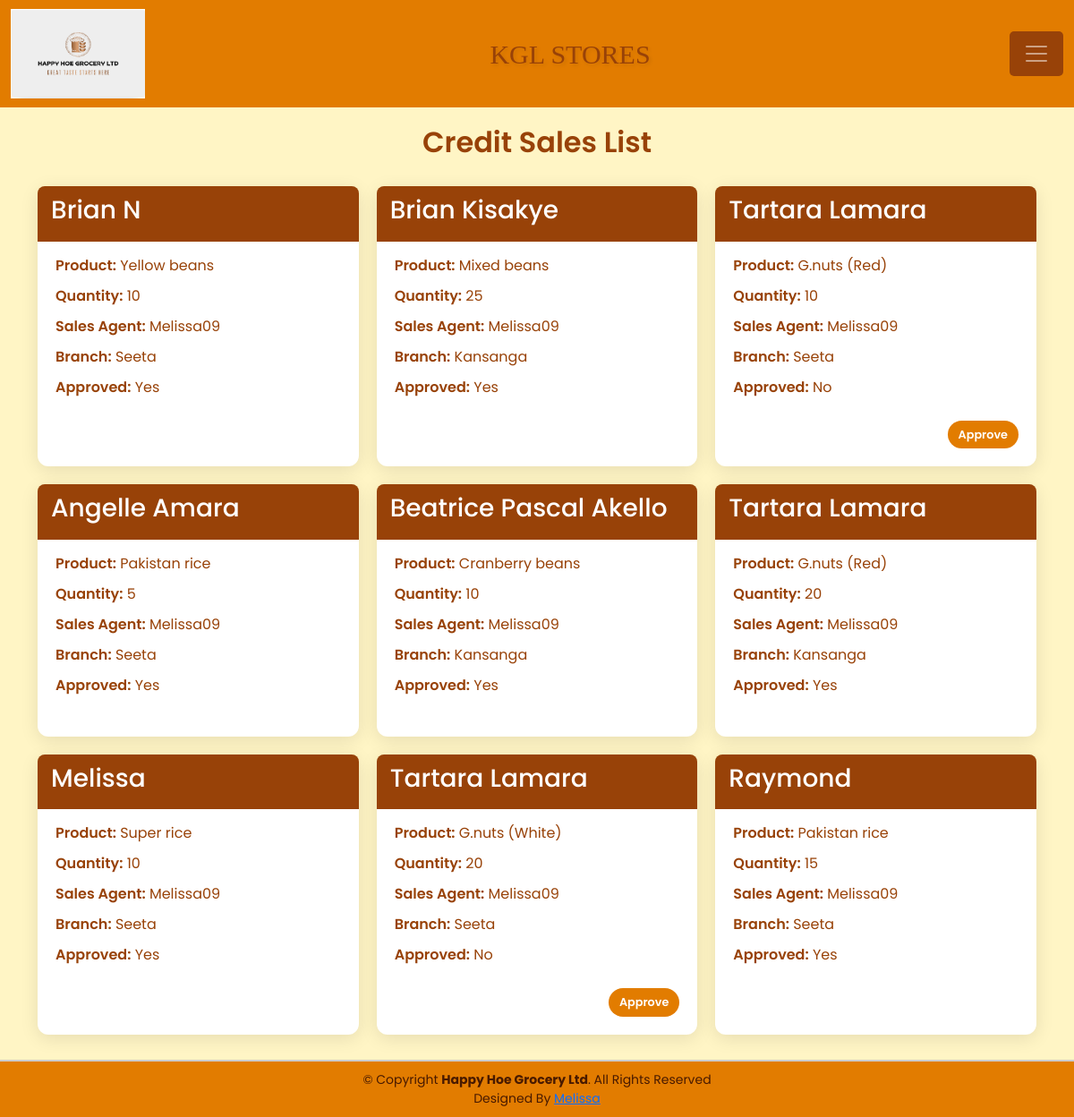
The page /credit_sale_list/ (signed in) on the database its author committed.
### Grocery_app/models.py (models this page shows, shortened)
class CreditSale(models.Model):
    product = models.ForeignKey(Product, on_delete=models.CASCADE)
    client_name = models.CharField(max_length=100)
    quantity = models.PositiveIntegerField()
    id_nin_number = models.CharField(max_length=20)
    contact = models.CharField(max_length=20)
    address = models.TextField()
    sales_agent = models.ForeignKey(User, on_delete=models.CASCADE, related_name='credit_sales')
    branch = models.ForeignKey(Branch, on_delete=models.CASCADE)
    date_created = models.DateTimeField(auto_now_add=True)
    approved = models.BooleanField(default=False)
    approved_by = models.ForeignKey(User, on_delete=models.SET_NULL, null=True, blank=True, related_name='approved_credit_sales')

class Product(models.Model):
    name = models.CharField(max_length=100)

class Branch(models.Model):
    name = models.CharField(max_length=100, null=True, blank=True)

### Grocery_app/views.py (the view)
# urls.py: path('credit_sale_list/', views.credit_sale_list, name='credit_sale_list'),
@login_required
def credit_sale_list(request):
    credit_sales = CreditSale.objects.all()
    return render(request, 'Grocery_app/credit_sale_list.html', {'credit_sales': credit_sales})

### Grocery_app/templates/Grocery_app/credit_sale_list.html (shortened to what this page needs)
{% extends "Grocery_app/base.html" %}
{% block content %}
<br><br>
<!DOCTYPE html>
<html lang="en">
<head>
</head>
<body>
    <div class="container">
        <h2>Credit Sales List</h2>
        <div class="credit-sales-grid">
            {% for sale in credit_sales %}
            <div class="credit-sale-card">
                <div class="credit-sale-header">
                    <h3>{{ sale.client_name }}</h3>
                </div>
                <div class="credit-sale-content">
                    <div class="credit-sale-item">
                        <span class="credit-sale-label">Product:</span> {{ sale.product.name }}
                    </div>
                    <div class="credit-sale-item">
                        <span class="credit-sale-label">Quantity:</span> {{ sale.quantity }}
                    </div>
                    <div class="credit-sale-item">
                        <span class="credit-sale-label">Sales Agent:</span> {{ sale.sales_agent.username }}
                    </div>
                    <div class="credit-sale-item">
                        <span class="credit-sale-label">Branch:</span> {{ sale.branch.name }}
                    </div>
                    <div class="credit-sale-item">
                        <span class="credit-sale-label">Approved:</span> {{ sale.approved|yesno:"Yes,No" }}
                    </div>
                </div>
                <div class="credit-sale-footer">
                    {% if not sale.approved and user.is_staff %}
                    <a href="{% url 'approve_credit_sale' sale.id %}" class="btn btn-sm btn-success">Approve</a>
                    {% endif %}
                </div>
            </div>
            {% endfor %}
        </div>
    </div>
</body>
</html>
{% endblock %}

### Grocery_app/static/css/main.css (style rules this page uses)
html,body { position: relative; overflow-x: hidden; background: url('/static/images/img6.jpg'); width: 100% !important; height: 100vh; display: table; position: relative; background-position: center; background-attachment: scroll; -o-background-size: cover; -moz-background-size: cover; -webkit-background-size: cover; background-size: cover; background-repeat: no-repeat; }
body { background-color: #fef3c7(0, 0%, 98%); font-family: 'raleway'; }

### Grocery_app/templates/Grocery_app/base.html (style rules this page uses)
body { background-color: rgb(235, 199, 149); color: #923f0e; font-family: Georgia, 'Times New Roman', Times, serif; }

### Grocery_app/templates/Grocery_app/credit_sale_list.html (style rules this page uses)
body { font-family: 'Poppins', sans-serif; background-color: #fff5c5; color: #984208; margin: 0; padding: 20px; }
.container { max-width: 1200px; margin: 0 auto; }
h2 { color: #984208; text-align: center; margin-bottom: 30px; font-weight: 600; }
.credit-sales-grid { display: flex; flex-wrap: wrap; gap: 20px; justify-content: center; }
.credit-sale-card { background-color: #ffffff; border-radius: 12px; box-shadow: 0 4px 20px rgba(0, 0, 0, 0.1); padding: 20px; width: calc(33.333% - 20px); min-width: 300px; display: flex; flex-direction: column; }
.credit-sale-header { background-color: #984208; color: white; padding: 10px 15px; border-radius: 8px 8px 0 0; margin: -20px -20px 15px -20px; }
.credit-sale-content { flex-grow: 1; }
.credit-sale-footer { margin-top: 15px; text-align: right; }
.credit-sale-item { margin-bottom: 10px; }
.credit-sale-label { font-weight: 600; color: #984208; }
.btn { display: inline-block; padding: 8px 16px; font-size: 0.9em; font-weight: 600; text-align: center; text-decoration: none; border-radius: 50px; transition: all 0.3s ease; }
.btn-sm { padding: 6px 12px; font-size: 0.8em; }
.btn-success { background-color: #e27c00; color: white; border: none; }

### rows shown on the page
CreditSale: client_name "Brian N", product.name "Yellow beans", quantity "10", sales_agent.username "Melissa09", branch.name "Seeta", approved "Yes"
CreditSale: client_name "Brian Kisakye", product.name "Mixed beans", quantity "25", sales_agent.username "Melissa09", branch.name "Kansanga", approved "Yes"
CreditSale: client_name "Tartara Lamara", product.name "G.nuts (Red)", quantity "10", sales_agent.username "Melissa09", branch.name "Seeta", approved "No", shows "Approve"
CreditSale: client_name "Angelle Amara", product.name "Pakistan rice", quantity "5", sales_agent.username "Melissa09", branch.name "Seeta", approved "Yes"
CreditSale: client_name "Beatrice Pascal Akello", product.name "Cranberry beans", quantity "10", sales_agent.username "Melissa09", branch.name "Kansanga", approved "Yes"
CreditSale: client_name "Tartara Lamara", product.name "G.nuts (Red)", quantity "20", sales_agent.username "Melissa09", branch.name "Kansanga", approved "Yes"
CreditSale: client_name "Melissa", product.name "Super rice", quantity "10", sales_agent.username "Melissa09", branch.name "Seeta", approved "Yes"
CreditSale: client_name "Tartara Lamara", product.name "G.nuts (White)", quantity "20", sales_agent.username "Melissa09", branch.name "Seeta", approved "No", shows "Approve"
CreditSale: client_name "Raymond", product.name "Pakistan rice", quantity "15", sales_agent.username "Melissa09", branch.name "Seeta", approved "Yes"
